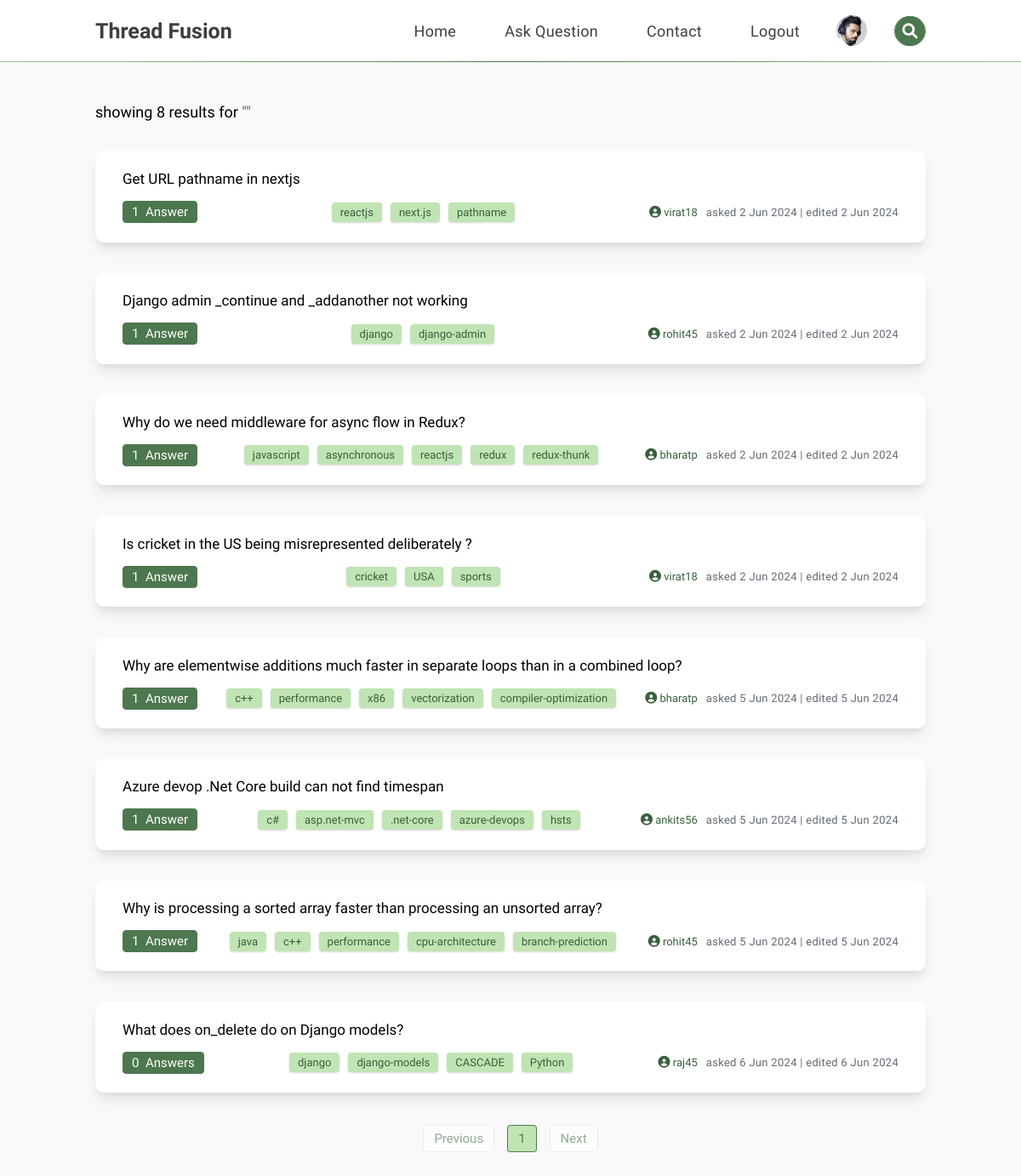
Screenshot of /search/ (signed in) with the database file from the repository.
### threadfusion/models.py (models this page shows, shortened)
class Profile(models.Model):
    user = models.ForeignKey(User, on_delete=models.CASCADE, related_name="users_profile")
    profile_image = models.ImageField(null=True, blank=True, upload_to="profile_images/")
    fullname = models.CharField(max_length=50)
    profession = models.CharField(max_length=50)
    about = models.TextField()
    linkedin = models.CharField(max_length=100)
    github = models.CharField(max_length=100)
    instagram = models.CharField(max_length=100)
    facebook = models.CharField(max_length=100)
    twitter = models.CharField(max_length=100)
    created_at = models.DateTimeField(auto_now_add=True)
    updated_at = models.DateTimeField(auto_now=True)

class Question(models.Model):
    title = models.CharField(max_length=140)
    description = QuillField()
    tags = models.CharField(max_length=64)
    user = models.ForeignKey(User, on_delete=models.CASCADE, related_name="user")
    created_at = models.DateTimeField(auto_now_add=True)
    updated_at = models.DateTimeField(auto_now=True)

class User(AbstractUser):
    pass

### threadfusion/views.py (the view)
# urls.py: path('search/', views.search, name="search"),
def search(request):
    query = request.GET.get('q', '').strip()
    questions = Question.objects.filter(
        Q(title__icontains=query) |
        Q(description__icontains=query) |
        Q(tags__icontains=query)
    )
    paginator = Paginator(questions, 10)
    page_number = request.GET.get('page')
    page_obj = paginator.get_page(page_number)
    searched_questions = []
    for question in page_obj:
        tags = [t.strip() for t in question.tags.split(",")]
        all_answers = Answer.objects.filter(question=question)
        answers_count = all_answers.count()
        searched_questions.append({
            'question': question,
            'tags': tags,
            'answers_count': answers_count,
        })
    question_count = questions.count()
    return render(request, "threadfusion/search.html", {
        "query": query,
        "question_count": question_count,
        "searched_questions": searched_questions,
        "page_obj": page_obj
    })

### threadfusion/context_processors.py (called while the page is built)
def profile_context_processor(request):
    profile = None
    if request.user.is_authenticated:
        try:
            profile = Profile.objects.get(user=request.user)
        except Profile.DoesNotExist:
            profile = None
    return {'profile_img': profile}

### threadfusion/templates/threadfusion/search.html (shortened to what this page needs)
{% extends "threadfusion/navbar.html" %}
{% block body %}
    <div class="filtered_questions-container">
        <h2 class="question_count">showing
            {% if question_count == 1 %}
                {{ question_count }} result
            {% else %}
                {{ question_count }} results
            {% endif %} for <span>"{{ query }}"</span>
        </h2>
        {% for searched_question in searched_questions %}
            <div class="filtered_questions">
                <a href="{% url 'singlequestion' id=searched_question.question.id %}" class="title">{{ searched_question.question.title }}</a>
                <div class="answers-date">
                    <h3 class="answer_count">
                        {% if searched_question.answers_count == 1 %}
                            {{ searched_question.answers_count }} &nbsp;Answer
                        {% else %}
                            {{ searched_question.answers_count }} &nbsp;Answers
                        {% endif %}
                    </h3>
                    <ul class="tags">
                        {% for tag in searched_question.tags %}
                            <li><a href="{% url 'tags' tag=tag %}">{{ tag }}</a></li>
                        {% endfor %}
                    </ul>
                    <div class="question-by">
                        <a href="{% url 'userprofile' searched_question.question.user.id %}" class="user-name"><i class='fa fa-user-circle' style="font-size: 14px"></i> {{ searched_question.question.user }}</a>
                        <p class="date-posted">asked {{ searched_question.question.created_at | date:"j M Y" }} | edited {{ searched_question.question.updated_at | date:"j M Y" }}</p>
                    </div>
                </div>
            </div>
        {% endfor %}
        <div class="pagination">
            <ul class="pages">
                {% if page_obj.has_previous %}
                    <li><a href="?page={{ page_obj.previous_page_number }}">Previous</a></li>
                {% else %}
                    <li><span class="disabled">Previous</span></li>
                {% endif %}
                {% for num in page_obj.paginator.page_range %}
                    {% if page_obj.number == num %}
                        <li><span class="active">{{ num }}</span></li>
                    {% else %}
                        <li><a href="?page={{ num }}">{{ num }}</a></li>
                    {% endif %}
                {% endfor %}
                {% if page_obj.has_next %}
                    <li><a href="?page={{ page_obj.next_page_number }}">Next</a></li>
                {% else %}
                    <li><span class="disabled">Next</span></li>
                {% endif %}
            </ul>
        </div>
    </div>
{% endblock %}

### threadfusion/templates/threadfusion/navbar.html (shortened to what this page needs)
{% load static %}
<!DOCTYPE html>
<html lang="en">
<head>
    <link href="{% static 'threadfusion/style.css' %}" rel="stylesheet">
    <link href="https://cdn.quilljs.com/1.3.6/quill.snow.css" rel="stylesheet">
    <link rel="stylesheet" href="https://cdnjs.cloudflare.com/ajax/libs/font-awesome/6.0.0/css/all.min.css" />
</head>
<body>
    <nav class="navbar-menu">
        <a class="logo" href="{% url 'index' %}">Thread Fusion</a>
        <div class="main-menu" id="main-menu">
            <ul class="nav-lists">
                <li><a href="{% url 'index' %}">Home</a></li>
                <li><a href="{% url 'askquestion' %}">Ask Question</a></li>
                <li><a href="{% url 'contact' %}">Contact</a></li>
                {% if user.is_authenticated %}
                    <li><a href="{% url 'logout' %}">Logout</a></li>
                    {% if profile_img %}
                        <li class="user-profile-tag">
                            <a href="{% url 'userprofile' user.id %}">
                                <div class="image-box">
                                    <img src="{{ profile_img.profile_image.url }}" alt="Profile_Image" class="profile-image" >
                                </div>
                            </a>
                        </li>
                    {% endif %}
                {% else %}
                    <li><a href="{% url 'login' %}"><i class="fa-solid fa-right-to-bracket" id="mobile-icon"></i>Login</a></li>
                {% endif %}
            </ul>
            <form action="{% url 'search' %}" method="GET" class="search-box search-form">
                <button type="submit" class="search-btn"><i class="fa fa-search"></i></button>
            </form>
        </div>
    </nav>
    <div class="box-container" id="box-container">
        {% block body %}
        {% endblock %}
    </div>
</body>
</html>

### rows the page displays
Profile: profile_image (picture)
Question: question "Get URL pathname in nextjs", answers_count "1", tags "reactjs" "next.js" "pathname", question.user "virat18", question.created_at "2 Jun 2024", question.updated_at "2 Jun 2024"
Question: question "Django admin _continue and _addanother not working", answers_count "1", tags "django" "django-admin", question.user "rohit45", question.created_at "2 Jun 2024", question.updated_at "2 Jun 2024"
Question: question "Why do we need middleware for async flow in Redux?", answers_count "1", tags "javascript" "asynchronous" "reactjs" "redux" "redux-thunk", question.user "bharatp", question.created_at "2 Jun 2024", question.updated_at "2 Jun 2024"
Question: question "Is cricket in the US being misrepresented deliberately ?", answers_count "1", tags "cricket" "USA" "sports", question.user "virat18", question.created_at "2 Jun 2024", question.updated_at "2 Jun 2024"
Question: question "Why are elementwise additions much faster in separate loops than in a combined loop?", answers_count "1", tags "c++" "performance" "x86" "vectorization" "compiler-optimization", question.user "bharatp", question.created_at "5 Jun 2024", question.updated_at "5 Jun 2024"
Question: question "Azure devop .Net Core build can not find timespan", answers_count "1", tags "c#" "asp.net-mvc" ".net-core" "azure-devops" "hsts", question.user "ankits56", question.created_at "5 Jun 2024", question.updated_at "5 Jun 2024"
Question: question "Why is processing a sorted array faster than processing an unsorted array?", answers_count "1", tags "java" "c++" "performance" "cpu-architecture" "branch-prediction", question.user "rohit45", question.created_at "5 Jun 2024", question.updated_at "5 Jun 2024"
Question: question "What does on_delete do on Django models?", answers_count "0", tags "django" "django-models" "CASCADE" "Python", question.user "raj45", question.created_at "6 Jun 2024", question.updated_at "6 Jun 2024"

### other values shown
{{ question_count }} "8"
{{ num }} "1"
